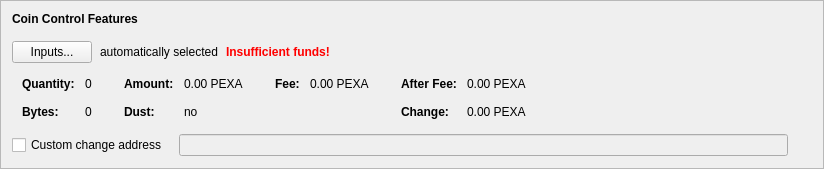
      <widget class="QFrame" name="frameCoinControl">
       <property name="sizePolicy">
        <sizepolicy hsizetype="Preferred" vsizetype="Fixed">
         <horstretch>0</horstretch>
         <verstretch>0</verstretch>
        </sizepolicy>
       </property>
       <property name="frameShape">
        <enum>QFrame::StyledPanel</enum>
       </property>
       <property name="frameShadow">
        <enum>QFrame::Raised</enum>
       </property>
       <layout class="QVBoxLayout" name="verticalLayout_4">
        <item>
         <layout class="QVBoxLayout" name="verticalLayoutCoinControl" stretch="0,0,0,0,0">
          <property name="spacing">
           <number>0</number>
          </property>
          <property name="sizeConstraint">
           <enum>QLayout::SetDefaultConstraint</enum>
          </property>
          <property name="leftMargin">
           <number>0</number>
          </property>
          <property name="topMargin">
           <number>0</number>
          </property>
          <item>
           <layout class="QHBoxLayout" name="horizontalLayoutCoinControl1">
            <property name="bottomMargin">
             <number>15</number>
            </property>
            <item>
             <widget class="QLabel" name="labelCoinControlFeatures">
              <property name="sizePolicy">
               <sizepolicy hsizetype="Preferred" vsizetype="Maximum">
                <horstretch>0</horstretch>
                <verstretch>0</verstretch>
               </sizepolicy>
              </property>
              <property name="font">
               <font>
                <weight>75</weight>
                <bold>true</bold>
               </font>
              </property>
              <property name="styleSheet">
               <string notr="true">font-weight:bold;</string>
              </property>
              <property name="text">
               <string>Coin Control Features</string>
              </property>
             </widget>
            </item>
           </layout>
          </item>
          <item>
           <layout class="QHBoxLayout" name="horizontalLayoutCoinControl2" stretch="0,0,0,0">
            <property name="spacing">
             <number>8</number>
            </property>
            <property name="bottomMargin">
             <number>10</number>
            </property>
            <item>
             <widget class="QPushButton" name="pushButtonCoinControl">
              <property name="styleSheet">
               <string notr="true"/>
              </property>
              <property name="text">
               <string>Inputs...</string>
              </property>
              <property name="autoDefault">
               <bool>false</bool>
              </property>
             </widget>
            </item>
            <item>
             <widget class="QLabel" name="labelCoinControlAutomaticallySelected">
              <property name="text">
               <string>automatically selected</string>
              </property>
              <property name="margin">
               <number>5</number>
              </property>
             </widget>
            </item>
            <item>
             <widget class="QLabel" name="labelCoinControlInsuffFunds">
              <property name="font">
               <font>
                <weight>75</weight>
                <bold>true</bold>
               </font>
              </property>
              <property name="styleSheet">
               <string notr="true">color:red;font-weight:bold;</string>
              </property>
              <property name="text">
               <string>Insufficient funds!</string>
              </property>
              <property name="margin">
               <number>5</number>
              </property>
             </widget>
            </item>
            <item>
             <spacer name="horizontalSpacerCoinControl">
              <property name="orientation">
               <enum>Qt::Horizontal</enum>
              </property>
              <property name="sizeHint" stdset="0">
               <size>
                <width>40</width>
                <height>1</height>
               </size>
              </property>
             </spacer>
            </item>
           </layout>
          </item>
          <item>
           <widget class="QWidget" name="widgetCoinControl" native="true">
            <property name="sizePolicy">
             <sizepolicy hsizetype="Preferred" vsizetype="Preferred">
              <horstretch>0</horstretch>
              <verstretch>0</verstretch>
             </sizepolicy>
            </property>
            <property name="minimumSize">
             <size>
              <width>0</width>
              <height>0</height>
             </size>
            </property>
            <property name="styleSheet">
             <string notr="true"/>
            </property>
            <layout class="QHBoxLayout" name="horizontalLayoutCoinControl5">
             <property name="leftMargin">
              <number>0</number>
             </property>
             <property name="topMargin">
              <number>0</number>
             </property>
             <property name="rightMargin">
              <number>0</number>
             </property>
             <property name="bottomMargin">
              <number>0</number>
             </property>
             <item>
              <layout class="QHBoxLayout" name="horizontalLayoutCoinControl3" stretch="0,0,0,1">
               <property name="spacing">
                <number>20</number>
               </property>
               <property name="topMargin">
                <number>0</number>
               </property>
               <property name="bottomMargin">
                <number>10</number>
               </property>
               <item>
                <layout class="QFormLayout" name="formLayoutCoinControl1">
                 <property name="horizontalSpacing">
                  <number>10</number>
                 </property>
                 <property name="verticalSpacing">
                  <number>14</number>
                 </property>
                 <property name="leftMargin">
                  <number>10</number>
                 </property>
                 <property name="topMargin">
                  <number>4</number>
                 </property>
                 <property name="rightMargin">
                  <number>6</number>
                 </property>
                 <item row="0" column="0">
                  <widget class="QLabel" name="labelCoinControlQuantityText">
                   <property name="font">
                    <font>
                     <weight>75</weight>
                     <bold>true</bold>
                    </font>
                   </property>
                   <property name="text">
                    <string>Quantity:</string>
                   </property>
                   <property name="margin">
                    <number>0</number>
                   </property>
                  </widget>
                 </item>
                 <item row="0" column="1">
                  <widget class="QLabel" name="labelCoinControlQuantity">
                   <property name="cursor">
                    <cursorShape>IBeamCursor</cursorShape>
                   </property>
                   <property name="contextMenuPolicy">
                    <enum>Qt::ActionsContextMenu</enum>
                   </property>
                   <property name="text">
                    <string notr="true">0</string>
                   </property>
                   <property name="margin">
                    <number>0</number>
                   </property>
                   <property name="textInteractionFlags">
                    <set>Qt::LinksAccessibleByMouse|Qt::TextSelectableByKeyboard|Qt::TextSelectableByMouse</set>
                   </property>
                  </widget>
                 </item>
                 <item row="1" column="0">
                  <widget class="QLabel" name="labelCoinControlBytesText">
                   <property name="font">
                    <font>
                     <weight>75</weight>
                     <bold>true</bold>
                    </font>
                   </property>
                   <property name="text">
                    <string>Bytes:</string>
                   </property>
                  </widget>
                 </item>
                 <item row="1" column="1">
                  <widget class="QLabel" name="labelCoinControlBytes">
                   <property name="cursor">
                    <cursorShape>IBeamCursor</cursorShape>
                   </property>
                   <property name="contextMenuPolicy">
                    <enum>Qt::ActionsContextMenu</enum>
                   </property>
                   <property name="text">
                    <string notr="true">0</string>
                   </property>
                   <property name="textInteractionFlags">
                    <set>Qt::LinksAccessibleByMouse|Qt::TextSelectableByKeyboard|Qt::TextSelectableByMouse</set>
                   </property>
                  </widget>
                 </item>
                </layout>
               </item>
               <item>
                <layout class="QFormLayout" name="formLayoutCoinControl2">
                 <property name="horizontalSpacing">
                  <number>10</number>
                 </property>
                 <property name="verticalSpacing">
                  <number>14</number>
                 </property>
                 <property name="leftMargin">
                  <number>6</number>
                 </property>
                 <property name="topMargin">
                  <number>4</number>
                 </property>
                 <property name="rightMargin">
                  <number>6</number>
                 </property>
                 <item row="0" column="0">
                  <widget class="QLabel" name="labelCoinControlAmountText">
                   <property name="font">
                    <font>
                     <weight>75</weight>
                     <bold>true</bold>
                    </font>
                   </property>
                   <property name="text">
                    <string>Amount:</string>
                   </property>
                   <property name="margin">
                    <number>0</number>
                   </property>
                  </widget>
                 </item>
                 <item row="0" column="1">
                  <widget class="QLabel" name="labelCoinControlAmount">
                   <property name="cursor">
                    <cursorShape>IBeamCursor</cursorShape>
                   </property>
                   <property name="contextMenuPolicy">
                    <enum>Qt::ActionsContextMenu</enum>
                   </property>
                   <property name="text">
                    <string notr="true">0.00 PEXA</string>
                   </property>
                   <property name="textInteractionFlags">
                    <set>Qt::LinksAccessibleByMouse|Qt::TextSelectableByKeyboard|Qt::TextSelectableByMouse</set>
                   </property>
                  </widget>
                 </item>
                 <item row="1" column="0">
                  <widget class="QLabel" name="labelCoinControlLowOutputText">
                   <property name="font">
                    <font>
                     <weight>75</weight>
                     <bold>true</bold>
                    </font>
                   </property>
                   <property name="text">
                    <string>Dust:</string>
                   </property>
                  </widget>
                 </item>
                 <item row="1" column="1">
                  <widget class="QLabel" name="labelCoinControlLowOutput">
                   <property name="cursor">
                    <cursorShape>IBeamCursor</cursorShape>
                   </property>
                   <property name="contextMenuPolicy">
                    <enum>Qt::ActionsContextMenu</enum>
                   </property>
                   <property name="text">
                    <string notr="true">no</string>
                   </property>
                   <property name="textInteractionFlags">
                    <set>Qt::LinksAccessibleByMouse|Qt::TextSelectableByKeyboard|Qt::TextSelectableByMouse</set>
                   </property>
                  </widget>
                 </item>
                </layout>
               </item>
               <item>
                <layout class="QFormLayout" name="formLayoutCoinControl3">
                 <property name="horizontalSpacing">
                  <number>10</number>
                 </property>
                 <property name="verticalSpacing">
                  <number>14</number>
                 </property>
                 <property name="leftMargin">
                  <number>6</number>
                 </property>
                 <property name="topMargin">
                  <number>4</number>
                 </property>
                 <property name="rightMargin">
                  <number>6</number>
                 </property>
                 <item row="0" column="0">
                  <widget class="QLabel" name="labelCoinControlFeeText">
                   <property name="font">
                    <font>
                     <weight>75</weight>
                     <bold>true</bold>
                    </font>
                   </property>
                   <property name="text">
                    <string>Fee:</string>
                   </property>
                   <property name="margin">
                    <number>0</number>
                   </property>
                  </widget>
                 </item>
                 <item row="0" column="1">
                  <widget class="QLabel" name="labelCoinControlFee">
                   <property name="cursor">
                    <cursorShape>IBeamCursor</cursorShape>
                   </property>
                   <property name="contextMenuPolicy">
                    <enum>Qt::ActionsContextMenu</enum>
                   </property>
                   <property name="text">
                    <string notr="true">0.00 PEXA</string>
                   </property>
                   <property name="textInteractionFlags">
                    <set>Qt::LinksAccessibleByMouse|Qt::TextSelectableByKeyboard|Qt::TextSelectableByMouse</set>
                   </property>
                  </widget>
                 </item>
                </layout>
               </item>
               <item>
                <layout class="QFormLayout" name="formLayoutCoinControl4">
                 <property name="horizontalSpacing">
                  <number>10</number>
                 </property>
                 <property name="verticalSpacing">
                  <number>14</number>
                 </property>
                 <property name="leftMargin">
                  <number>6</number>
                 </property>
                 <property name="topMargin">
                  <number>4</number>
                 </property>
                 <property name="rightMargin">
                  <number>6</number>
                 </property>
                 <item row="0" column="0">
                  <widget class="QLabel" name="labelCoinControlAfterFeeText">
                   <property name="font">
                    <font>
                     <weight>75</weight>
                     <bold>true</bold>
                    </font>
                   </property>
                   <property name="text">
                    <string>After Fee:</string>
                   </property>
                   <property name="margin">
                    <number>0</number>
                   </property>
                  </widget>
                 </item>
                 <item row="0" column="1">
                  <widget class="QLabel" name="labelCoinControlAfterFee">
                   <property name="cursor">
                    <cursorShape>IBeamCursor</cursorShape>
                   </property>
                   <property name="contextMenuPolicy">
                    <enum>Qt::ActionsContextMenu</enum>
                   </property>
                   <property name="text">
                    <string notr="true">0.00 PEXA</string>
                   </property>
                   <property name="textInteractionFlags">
                    <set>Qt::LinksAccessibleByMouse|Qt::TextSelectableByKeyboard|Qt::TextSelectableByMouse</set>
                   </property>
                  </widget>
                 </item>
                 <item row="1" column="0">
                  <widget class="QLabel" name="labelCoinControlChangeText">
                   <property name="font">
                    <font>
                     <weight>75</weight>
                     <bold>true</bold>
                    </font>
                   </property>
                   <property name="text">
                    <string>Change:</string>
                   </property>
                  </widget>
                 </item>
                 <item row="1" column="1">
                  <widget class="QLabel" name="labelCoinControlChange">
                   <property name="cursor">
                    <cursorShape>IBeamCursor</cursorShape>
                   </property>
                   <property name="contextMenuPolicy">
                    <enum>Qt::ActionsContextMenu</enum>
                   </property>
                   <property name="text">
                    <string notr="true">0.00 PEXA</string>
                   </property>
                   <property name="textInteractionFlags">
                    <set>Qt::LinksAccessibleByMouse|Qt::TextSelectableByKeyboard|Qt::TextSelectableByMouse</set>
                   </property>
                  </widget>
                 </item>
                </layout>
               </item>
              </layout>
             </item>
            </layout>
           </widget>
          </item>
          <item>
           <layout class="QHBoxLayout" name="horizontalLayoutCoinControl4" stretch="0,0,0">
            <property name="spacing">
             <number>12</number>
            </property>
            <property name="sizeConstraint">
             <enum>QLayout::SetDefaultConstraint</enum>
            </property>
            <property name="topMargin">
             <number>5</number>
            </property>
            <property name="rightMargin">
             <number>5</number>
            </property>
            <item>
             <widget class="QCheckBox" name="checkBoxCoinControlChange">
              <property name="toolTip">
               <string>If this is activated, but the change address is empty or invalid, change will be sent to a newly generated address.</string>
              </property>
              <property name="text">
               <string>Custom change address</string>
              </property>
             </widget>
            </item>
            <item>
             <widget class="QValidatedLineEdit" name="lineEditCoinControlChange">
              <property name="enabled">
               <bool>false</bool>
              </property>
              <property name="sizePolicy">
               <sizepolicy hsizetype="Expanding" vsizetype="Fixed">
                <horstretch>0</horstretch>
                <verstretch>0</verstretch>
               </sizepolicy>
              </property>
             </widget>
            </item>
            <item>
             <widget class="QLabel" name="labelCoinControlChangeLabel">
              <property name="sizePolicy">
               <sizepolicy hsizetype="Preferred" vsizetype="Expanding">
                <horstretch>0</horstretch>
                <verstretch>0</verstretch>
               </sizepolicy>
              </property>
              <property name="minimumSize">
               <size>
                <width>0</width>
                <height>0</height>
               </size>
              </property>
              <property name="text">
               <string/>
              </property>
              <property name="margin">
               <number>3</number>
              </property>
             </widget>
            </item>
           </layout>
          </item>
          <item>
           <spacer name="verticalSpacerCoinControl">
            <property name="orientation">
             <enum>Qt::Vertical</enum>
            </property>
            <property name="sizeType">
             <enum>QSizePolicy::Expanding</enum>
            </property>
            <property name="sizeHint" stdset="0">
             <size>
              <width>800</width>
              <height>1</height>
             </size>
            </property>
           </spacer>
          </item>
         </layout>
        </item>
       </layout>
      </widget>
